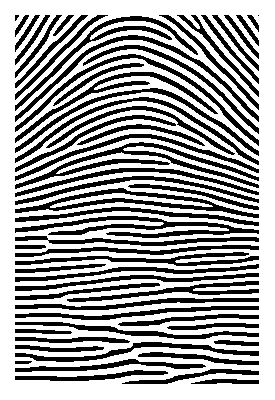
#> input picture 1.tiff, 275 x 400 px, found by its file name
$ jupyter execute milestone_2.ipynb
#> lines starting #> are read from the running program, lines starting #| are printed output that depends on the picture; after the words box and inside, x2 and y2 are one past the last pixel; in counts of white or black regions, pixels touching at a corner belong together; long printed decimals are rounded
# **Milestone 2 - Fingerprint Processing**

This section contains tasks that will help you get familiar with the basics of fingerprint processing.

You may add more code and markdown cells as needed

## TASK 1
* Load the Fingerprint Image `datasets\task3\1.tiff`
* Display it using `plt.imshow()`
* Load the Fingerprint Image `datasets\task3\2.tiff`
* Display it using `plt.imshow()`

#### Load the Fingerprint Image `datasets\task3\1.tiff`

[cell 1]
## Hint: use opencv
import cv2

first_fingerprint = cv2.imread('datasets\\task3\\1.tiff', cv2.IMREAD_GRAYSCALE)

#### Display the Fingerprint image

[cell 2]
## Hint: use matplotlib
import matplotlib.pyplot as plt
import numpy as pd
plt.imshow(first_fingerprint, cmap='gray')
plt.title('First fingerprint')
plt.axis('off')
plt.show()

#### Load the Fingerprint Image `datasets\task3\2.tiff`

[cell 3]
## Hint: use opencv

second_fingerprint = cv2.imread('datasets\\task3\\2.tiff',cv2.IMREAD_GRAYSCALE)
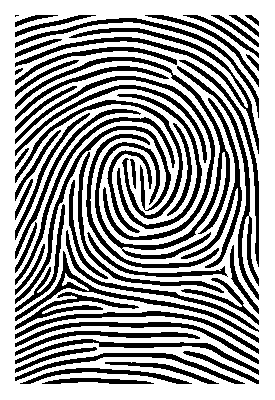
#> input picture 2.tiff, 275 x 400 px, found by its file name

#### Display the Second Fingerprint image

[cell 4]
## Hint: use matplotlib
import matplotlib.pyplot as plt
plt.imshow(second_fingerprint,cmap='gray')
plt.title('Second Fingerprint')
plt.axis('off')
plt.show()

## TASK 2
* Extract the minutia points from the fingerprint images
* Display the minutia vectors

Hint: Each minutiae vector will have the following format:
> `[x, y, theta, type]` where `type` is `0` for ridge ending and `1` for ridge bifurcation

## TASK 3
* Display the minutia vectors on the fingerprint images

#### Extract the minutia vectors from the fingerprint images of `TASK 1` as a list of vectors

#### Task 2 and 3 for Image 1

[cell 5]
import cv2
import numpy as np
import skimage.morphology
from skimage.morphology import convex_hull_image, erosion
from skimage.morphology import square
import math

class MinutiaeFeature(object):
    def __init__(self, locX, locY, Orientation, Type):
        self.locX = locX
        self.locY = locY
        self.Orientation = Orientation
        self.Type = Type

class FingerprintFeatureExtractor(object):
    def __init__(self):
        self._mask = []
        self._skel = []
        self.minutiaeTerm = []
        self.minutiaeBif = []
        self._spuriousMinutiaeThresh = 10

    def setSpuriousMinutiaeThresh(self, spuriousMinutiaeThresh):
        self._spuriousMinutiaeThresh = spuriousMinutiaeThresh

    def __skeletonize(self, img):
        img = np.uint8(img > 128)
        self._skel = skimage.morphology.skeletonize(img)
        self._skel = np.uint8(self._skel) * 255
        self._mask = img * 255

    def __computeAngle(self, block, minutiaeType):
        angle = []
        (blkRows, blkCols) = np.shape(block)
        CenterX, CenterY = (blkRows - 1) / 2, (blkCols - 1) / 2
        if (minutiaeType.lower() == 'termination'):
            sumVal = 0
            for i in range(blkRows):
                for j in range(blkCols):
                    if ((i == 0 or i == blkRows - 1 or j == 0 or j == blkCols - 1) and block[i][j] != 0):
                        angle.append(-math.degrees(math.atan2(i - CenterY, j - CenterX)))
                        sumVal += 1
                        if (sumVal > 1):
                            angle.append(float('nan'))
            return (angle)

        elif (minutiaeType.lower() == 'bifurcation'):
            (blkRows, blkCols) = np.shape(block)
            CenterX, CenterY = (blkRows - 1) / 2, (blkCols - 1) / 2
            angle = []
            sumVal = 0
            for i in range(blkRows):
                for j in range(blkCols):
                    if ((i == 0 or i == blkRows - 1 or j == 0 or j == blkCols - 1) and block[i][j] != 0):
                        angle.append(-math.degrees(math.atan2(i - CenterY, j - CenterX)))
                        sumVal += 1
            if (sumVal != 3):
                angle.append(float('nan'))
            return (angle)

    def __getTerminationBifurcation(self):
        self._skel = self._skel == 255
        (rows, cols) = self._skel.shape
        self.minutiaeTerm = np.zeros(self._skel.shape)
        self.minutiaeBif = np.zeros(self._skel.shape)

        for i in range(1, rows - 1):
            for j in range(1, cols - 1):
                if (self._skel[i][j] == 1):
                    block = self._skel[i - 1:i + 2, j - 1:j + 2]
                    block_val = np.sum(block)
                    if (block_val == 2):
                        self.minutiaeTerm[i, j] = 1
                    elif (block_val == 4):
                        self.minutiaeBif[i, j] = 1

        self._mask = convex_hull_image(self._mask > 0)
        self._mask = erosion(self._mask, square(5))  # Structuing element for mask erosion = square(5)
        self.minutiaeTerm = np.uint8(self._mask) * self.minutiaeTerm

    def __removeSpuriousMinutiae(self, minutiaeList, img):
        img = img * 0
        SpuriousMin = []
        numPoints = len(minutiaeList)
        D = np.zeros((numPoints, numPoints))
        for i in range(1,numPoints):
            for j in range(0, i):
                (X1,Y1) = minutiaeList[i]['centroid']
                (X2,Y2) = minutiaeList[j]['centroid']

                dist = np.sqrt((X2-X1)**2 + (Y2-Y1)**2)
                D[i][j] = dist
                if(dist < self._spuriousMinutiaeThresh):
                    SpuriousMin.append(i)
                    SpuriousMin.append(j)

        SpuriousMin = np.unique(SpuriousMin)
        for i in range(0,numPoints):
            if(not i in SpuriousMin):
                (X,Y) = np.int16(minutiaeList[i]['centroid'])
                img[X,Y] = 1

        img = np.uint8(img)
        return(img)

    def __cleanMinutiae(self, img):
        self.minutiaeTerm = skimage.measure.label(self.minutiaeTerm, connectivity=2)
        RP = skimage.measure.regionprops(self.minutiaeTerm)
        self.minutiaeTerm = self.__removeSpuriousMinutiae(RP, np.uint8(img))

    def __performFeatureExtraction(self):
        FeaturesTerm = []
        self.minutiaeTerm = skimage.measure.label(self.minutiaeTerm, connectivity=2)
        RP = skimage.measure.regionprops(np.uint8(self.minutiaeTerm))

        WindowSize = 2  # --> For Termination, the block size must can be 3x3, or 5x5. Hence the window selected is 1 or 2
        FeaturesTerm = []
        for num, i in enumerate(RP):
            (row, col) = np.int16(np.round(i['Centroid']))
            block = self._skel[row - WindowSize:row + WindowSize + 1, col - WindowSize:col + WindowSize + 1]
            angle = self.__computeAngle(block, 'Termination')
            if(len(angle) == 1):
                FeaturesTerm.append(MinutiaeFeature(row, col, angle, 'Termination'))

        FeaturesBif = []
        self.minutiaeBif = skimage.measure.label(self.minutiaeBif, connectivity=2)
        RP = skimage.measure.regionprops(np.uint8(self.minutiaeBif))
        WindowSize = 1  # --> For Bifurcation, the block size must be 3x3. Hence the window selected is 1
        for i in RP:
            (row, col) = np.int16(np.round(i['Centroid']))
            block = self._skel[row - WindowSize:row + WindowSize + 1, col - WindowSize:col + WindowSize + 1]
            angle = self.__computeAngle(block, 'Bifurcation')
            if(len(angle) == 3):
                FeaturesBif.append(MinutiaeFeature(row, col, angle, 'Bifurcation'))
        return (FeaturesTerm, FeaturesBif)

    def extractMinutiaeFeatures(self, img):
        self.__skeletonize(img)

        self.__getTerminationBifurcation()

        self.__cleanMinutiae(img)

        FeaturesTerm, FeaturesBif = self.__performFeatureExtraction()
        return(FeaturesTerm, FeaturesBif)

    def showResults(self, FeaturesTerm, FeaturesBif):

        (rows, cols) = self._skel.shape
        DispImg = np.zeros((rows, cols, 3), np.uint8)
        DispImg[:, :, 0] = 255*self._skel
        DispImg[:, :, 1] = 255*self._skel
        DispImg[:, :, 2] = 255*self._skel

        for idx, curr_minutiae in enumerate(FeaturesTerm):
            row, col = curr_minutiae.locX, curr_minutiae.locY
            (rr, cc) = skimage.draw.circle_perimeter(row, col, 3)
            skimage.draw.set_color(DispImg, (rr, cc), (0, 0, 255))

        for idx, curr_minutiae in enumerate(FeaturesBif):
            row, col = curr_minutiae.locX, curr_minutiae.locY
            (rr, cc) = skimage.draw.circle_perimeter(row, col, 3)
            skimage.draw.set_color(DispImg, (rr, cc), (255, 0, 0))

        cv2.imshow('output', DispImg)
        cv2.waitKey(0)

    # [17 lines left out: function saveResult, not called in this run]

def extract_minutiae_features(img="datasets/task3/1.tiff", spuriousMinutiaeThresh=10, invertImage=False, showResult=False, saveResult=False):
    feature_extractor = FingerprintFeatureExtractor()
    feature_extractor.setSpuriousMinutiaeThresh(spuriousMinutiaeThresh)
    if (invertImage):
        img = 255 - img;

    FeaturesTerm, FeaturesBif = feature_extractor.extractMinutiaeFeatures(img)

    if (saveResult):
        feature_extractor.saveResult(FeaturesTerm, FeaturesBif)

    if(showResult):
        feature_extractor.showResults(FeaturesTerm, FeaturesBif)

    return(FeaturesTerm, FeaturesBif)
fingerprint_image=cv2.imread("datasets/task3/1.tiff",0)
FeaturesTerm, FeaturesBif = extract_minutiae_features(fingerprint_image, showResult=True)
#> after the loop in __getTerminationBifurcation, `for i in range(1, rows - 1):`:
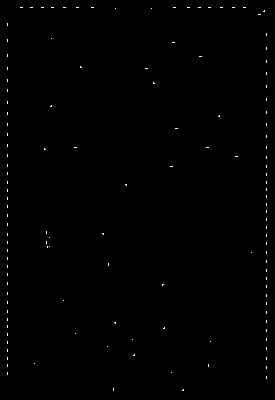
#> self.minutiaeBif: shape (400, 275) float64; values 0 (black) and 1 (white), 0.33% white in thin lines or dots
#> after the loop in __getTerminationBifurcation, `for i in range(1, rows - 1):`:
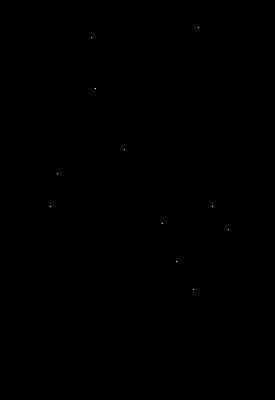
#> self.minutiaeTerm: shape (400, 275) float64; values 0 (black) and 1 (white), 0.01% white in thin lines or dots, all inside (x1, y1, x2, y2) = (50, 27, 229, 290)
#> in __cleanMinutiae, `RP = skimage.measure.regionprops(self.minutiaeTerm)`: RP = 11 regions; largest, box (x1, y1, x2, y2) and area: (198, 27, 199, 28) 1, (91, 37, 92, 38) 1, (95, 88, 96, 89) 1, (124, 149, 125, 150) 1, (57, 173, 58, 174) 1
#> in __removeSpuriousMinutiae, `numPoints = len(minutiaeList)`: numPoints = 11
#> after the loop in __removeSpuriousMinutiae, `for i in range(1,numPoints):`: SpuriousMin = []
#> in __removeSpuriousMinutiae, `SpuriousMin = np.unique(SpuriousMin)`: SpuriousMin = empty array
#> the loop in __removeSpuriousMinutiae, `for i in range(0,numPoints):` made 11 passes
#> (X, Y) on passes 1 to 4: (27, 198), (37, 91), (88, 95), (149, 124)
#> the loop in __performFeatureExtraction, `for num, i in enumerate(RP):` made 11 passes
#> (row, col) on passes 1 to 4: (27, 198), (37, 91), (88, 95), (149, 124)
#> after the loop in __performFeatureExtraction, `for num, i in enumerate(RP):`: FeaturesTerm = 11 items
#> in __performFeatureExtraction, `RP = skimage.measure.regionprops(np.uint8(self.minutiaeBif))`: RP = 130 regions; largest, box (x1, y1, x2, y2) and area: (20, 7, 23, 8) 3, (30, 7, 33, 8) 3, (41, 7, 44, 8) 3, (51, 7, 54, 8) 3, (63, 7, 66, 8) 3
#> the loop in __performFeatureExtraction, `for i in RP:` made 130 passes
#> (row, col) on passes 1 to 4: (7, 21), (7, 31), (7, 42), (7, 52)
#> the loop in showResults, `for idx, curr_minutiae in enumerate(FeaturesTerm):` made 11 passes
#> after the loop in showResults, `for idx, curr_minutiae in enumerate(FeaturesTerm):`:
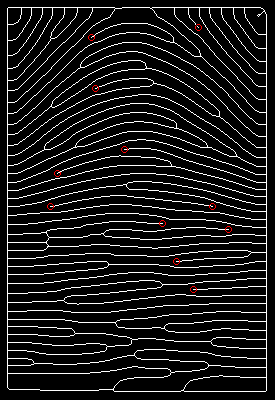
#> DispImg: shape (400, 275, 3); mean of channels 0, 1, 2 26.5, 26.5, 26.9; drawn as B, G, R
#> the loop in showResults, `for idx, curr_minutiae in enumerate(FeaturesBif):` made 130 passes
#> after the loop in showResults, `for idx, curr_minutiae in enumerate(FeaturesBif):`:
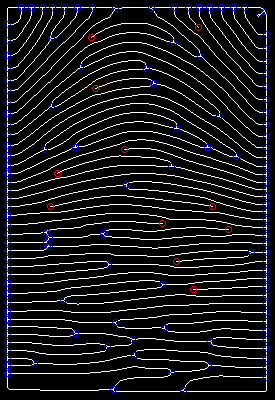
#> DispImg: shape (400, 275, 3); 1.88% of pixels changed, all inside (x1, y1, x2, y2) = (4, 4, 270, 394); drawn as B, G, R

# Display the minutiae vectors
print("Ridge Ending Minutiae Vectors:")
for minutia in FeaturesTerm:
    x, y, theta, type = minutia.locX, minutia.locY, minutia.Orientation, int(0)
    minutia_vector = [x, y, theta, type]  # Ridge ending
    print(minutia_vector)
#> this loop made 11 passes
#| [27, 198, [135.0], 0]
#| [37, 91, [26.565], 0]
#> (further printed lines are left out)

print("\nRidge Bifurcation Minutiae Vectors:")
for minutia in FeaturesBif:
    x, y, theta, type = minutia.locX, minutia.locY, minutia.Orientation, int(1)
    minutia_vector = [x, y, theta, type]  # Ridge bifurcation
    print(minutia_vector)
#> this loop made 130 passes
#| [7, 21, [-180.0, -0.0, -90.0], 1]
#| [7, 31, [-180.0, -0.0, -90.0], 1]
#> (further printed lines are left out)

#### Display the minutia vectors In \[ \]: _\## Hint: Each minutiae vector will have the following format: ## \[x, y, theta, type\] where type is 0 for ridge ending and 1 for ridge bifurcation_ write code to display

[cell 6]
#image 2
import cv2
import numpy as np
import skimage.morphology
from skimage.morphology import convex_hull_image, erosion
from skimage.morphology import square
import math

class MinutiaeFeature(object):
    def __init__(self, locX, locY, Orientation, Type):
        self.locX = locX
        self.locY = locY
        self.Orientation = Orientation
        self.Type = Type

class FingerprintFeatureExtractor(object):
    def __init__(self):
        self._mask = []
        self._skel = []
        self.minutiaeTerm = []
        self.minutiaeBif = []
        self._spuriousMinutiaeThresh = 10

    def setSpuriousMinutiaeThresh(self, spuriousMinutiaeThresh):
        self._spuriousMinutiaeThresh = spuriousMinutiaeThresh

    def __skeletonize(self, img):
        img = np.uint8(img > 128)
        self._skel = skimage.morphology.skeletonize(img)
        self._skel = np.uint8(self._skel) * 255
        self._mask = img * 255

    def __computeAngle(self, block, minutiaeType):
        angle = []
        (blkRows, blkCols) = np.shape(block)
        CenterX, CenterY = (blkRows - 1) / 2, (blkCols - 1) / 2
        if (minutiaeType.lower() == 'termination'):
            sumVal = 0
            for i in range(blkRows):
                for j in range(blkCols):
                    if ((i == 0 or i == blkRows - 1 or j == 0 or j == blkCols - 1) and block[i][j] != 0):
                        angle.append(-math.degrees(math.atan2(i - CenterY, j - CenterX)))
                        sumVal += 1
                        if (sumVal > 1):
                            angle.append(float('nan'))
            return (angle)

        elif (minutiaeType.lower() == 'bifurcation'):
            (blkRows, blkCols) = np.shape(block)
            CenterX, CenterY = (blkRows - 1) / 2, (blkCols - 1) / 2
            angle = []
            sumVal = 0
            for i in range(blkRows):
                for j in range(blkCols):
                    if ((i == 0 or i == blkRows - 1 or j == 0 or j == blkCols - 1) and block[i][j] != 0):
                        angle.append(-math.degrees(math.atan2(i - CenterY, j - CenterX)))
                        sumVal += 1
            if (sumVal != 3):
                angle.append(float('nan'))
            return (angle)

    def __getTerminationBifurcation(self):
        self._skel = self._skel == 255
        (rows, cols) = self._skel.shape
        self.minutiaeTerm = np.zeros(self._skel.shape)
        self.minutiaeBif = np.zeros(self._skel.shape)

        for i in range(1, rows - 1):
            for j in range(1, cols - 1):
                if (self._skel[i][j] == 1):
                    block = self._skel[i - 1:i + 2, j - 1:j + 2]
                    block_val = np.sum(block)
                    if (block_val == 2):
                        self.minutiaeTerm[i, j] = 1
                    elif (block_val == 4):
                        self.minutiaeBif[i, j] = 1

        self._mask = convex_hull_image(self._mask > 0)
        self._mask = erosion(self._mask, square(5))  # Structuing element for mask erosion = square(5)
        self.minutiaeTerm = np.uint8(self._mask) * self.minutiaeTerm

    def __removeSpuriousMinutiae(self, minutiaeList, img):
        img = img * 0
        SpuriousMin = []
        numPoints = len(minutiaeList)
        D = np.zeros((numPoints, numPoints))
        for i in range(1,numPoints):
            for j in range(0, i):
                (X1,Y1) = minutiaeList[i]['centroid']
                (X2,Y2) = minutiaeList[j]['centroid']

                dist = np.sqrt((X2-X1)**2 + (Y2-Y1)**2)
                D[i][j] = dist
                if(dist < self._spuriousMinutiaeThresh):
                    SpuriousMin.append(i)
                    SpuriousMin.append(j)

        SpuriousMin = np.unique(SpuriousMin)
        for i in range(0,numPoints):
            if(not i in SpuriousMin):
                (X,Y) = np.int16(minutiaeList[i]['centroid'])
                img[X,Y] = 1

        img = np.uint8(img)
        return(img)

    def __cleanMinutiae(self, img):
        self.minutiaeTerm = skimage.measure.label(self.minutiaeTerm, connectivity=2)
        RP = skimage.measure.regionprops(self.minutiaeTerm)
        self.minutiaeTerm = self.__removeSpuriousMinutiae(RP, np.uint8(img))

    def __performFeatureExtraction(self):
        FeaturesTerm = []
        self.minutiaeTerm = skimage.measure.label(self.minutiaeTerm, connectivity=2)
        RP = skimage.measure.regionprops(np.uint8(self.minutiaeTerm))

        WindowSize = 2  # --> For Termination, the block size must can be 3x3, or 5x5. Hence the window selected is 1 or 2
        FeaturesTerm = []
        for num, i in enumerate(RP):
            (row, col) = np.int16(np.round(i['Centroid']))
            block = self._skel[row - WindowSize:row + WindowSize + 1, col - WindowSize:col + WindowSize + 1]
            angle = self.__computeAngle(block, 'Termination')
            if(len(angle) == 1):
                FeaturesTerm.append(MinutiaeFeature(row, col, angle, 'Termination'))

        FeaturesBif = []
        self.minutiaeBif = skimage.measure.label(self.minutiaeBif, connectivity=2)
        RP = skimage.measure.regionprops(np.uint8(self.minutiaeBif))
        WindowSize = 1  # --> For Bifurcation, the block size must be 3x3. Hence the window selected is 1
        for i in RP:
            (row, col) = np.int16(np.round(i['Centroid']))
            block = self._skel[row - WindowSize:row + WindowSize + 1, col - WindowSize:col + WindowSize + 1]
            angle = self.__computeAngle(block, 'Bifurcation')
            if(len(angle) == 3):
                FeaturesBif.append(MinutiaeFeature(row, col, angle, 'Bifurcation'))
        return (FeaturesTerm, FeaturesBif)

    def extractMinutiaeFeatures(self, img):
        self.__skeletonize(img)

        self.__getTerminationBifurcation()

        self.__cleanMinutiae(img)

        FeaturesTerm, FeaturesBif = self.__performFeatureExtraction()
        return(FeaturesTerm, FeaturesBif)

    def showResults(self, FeaturesTerm, FeaturesBif):

        (rows, cols) = self._skel.shape
        DispImg = np.zeros((rows, cols, 3), np.uint8)
        DispImg[:, :, 0] = 255*self._skel
        DispImg[:, :, 1] = 255*self._skel
        DispImg[:, :, 2] = 255*self._skel

        for idx, curr_minutiae in enumerate(FeaturesTerm):
            row, col = curr_minutiae.locX, curr_minutiae.locY
            (rr, cc) = skimage.draw.circle_perimeter(row, col, 3)
            skimage.draw.set_color(DispImg, (rr, cc), (0, 0, 255))

        for idx, curr_minutiae in enumerate(FeaturesBif):
            row, col = curr_minutiae.locX, curr_minutiae.locY
            (rr, cc) = skimage.draw.circle_perimeter(row, col, 3)
            skimage.draw.set_color(DispImg, (rr, cc), (255, 0, 0))

        cv2.imshow('output', DispImg)
        cv2.waitKey(0)

    # [17 lines left out: function saveResult, not called in this run]

def extract_minutiae_features(img="datasets/task3/2.tiff", spuriousMinutiaeThresh=10, invertImage=False, showResult=False, saveResult=False):
    feature_extractor = FingerprintFeatureExtractor()
    feature_extractor.setSpuriousMinutiaeThresh(spuriousMinutiaeThresh)
    if (invertImage):
        img = 255 - img;

    FeaturesTerm, FeaturesBif = feature_extractor.extractMinutiaeFeatures(img)

    if (saveResult):
        feature_extractor.saveResult(FeaturesTerm, FeaturesBif)

    if(showResult):
        feature_extractor.showResults(FeaturesTerm, FeaturesBif)

    return(FeaturesTerm, FeaturesBif)
fingerprint_image=cv2.imread("datasets/task3/2.tiff",0)
FeaturesTerm, FeaturesBif = extract_minutiae_features(fingerprint_image, showResult=True)
#> in __skeletonize, `self._skel = skimage.morphology.skeletonize(img)`:
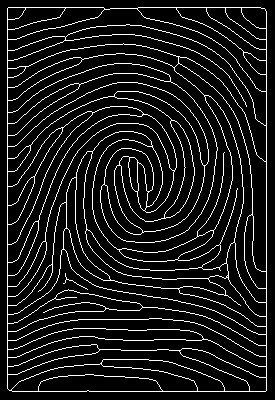
#> self._skel: shape (400, 275) bool; 10% white in thin lines or dots
#> after the loop in __getTerminationBifurcation, `for i in range(1, rows - 1):`:
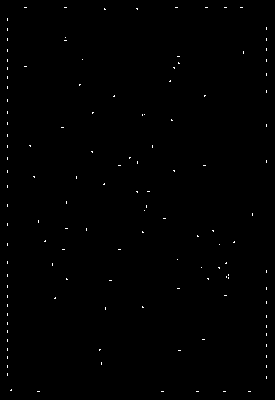
#> self.minutiaeBif: shape (400, 275) float64; values 0 (black) and 1 (white), 0.34% white in thin lines or dots
#> the loop in __performFeatureExtraction, `for num, i in enumerate(RP):` made 11 passes
#> the loop in __performFeatureExtraction, `for i in RP:` made 130 passes
#> in showResults, `DispImg[:, :, 0] = 255*self._skel`:
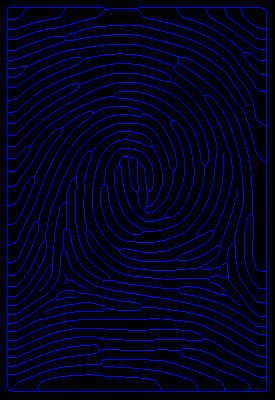
#> DispImg: shape (400, 275, 3); mean of channels 0, 1, 2 25.6, 0, 0; drawn as B, G, R
#> the loop in showResults, `for idx, curr_minutiae in enumerate(FeaturesTerm):` made 10 passes
#> after the loop in showResults, `for idx, curr_minutiae in enumerate(FeaturesTerm):`:
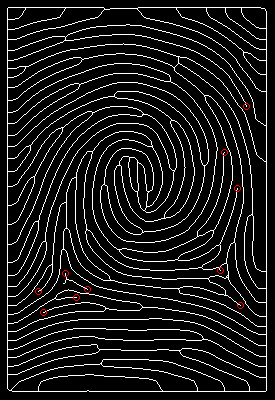
#> DispImg: shape (400, 275, 3); mean of channels 0, 1, 2 25.6, 25.6, 26; drawn as B, G, R
#> after the loop in showResults, `for idx, curr_minutiae in enumerate(FeaturesBif):`:
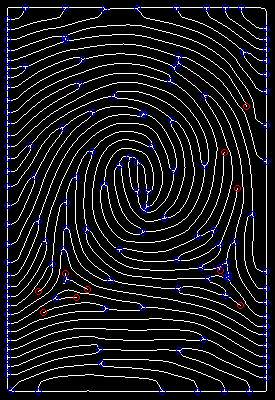
#> DispImg: shape (400, 275, 3); 1.88% of pixels changed, all inside (x1, y1, x2, y2) = (4, 4, 270, 395); drawn as B, G, R

# Display the minutiae vectors
print("Ridge Ending Minutiae Vectors:")
for minutia in FeaturesTerm:
    x, y, theta, type = minutia.locX, minutia.locY, minutia.Orientation, int(0)
    minutia_vector = [x, y, theta, type]  # Ridge ending
    print(minutia_vector)
#> this loop made 10 passes
#| [106, 246, [116.565], 0]
#| [152, 224, [-116.565], 0]
#> (further printed lines are left out)

print("\nRidge Bifurcation Minutiae Vectors:")
for minutia in FeaturesBif:
    x, y, theta, type = minutia.locX, minutia.locY, minutia.Orientation, int(1)
    minutia_vector = [x, y, theta, type]  # Ridge bifurcation
    print(minutia_vector)

#### Display the minutia vectors In \[ \]: _\## Hint: Each minutiae vector will have the following format: ## \[x, y, theta, type\] where type is 0 for ridge ending and 1 for ridge bifurcation_ write code to display
